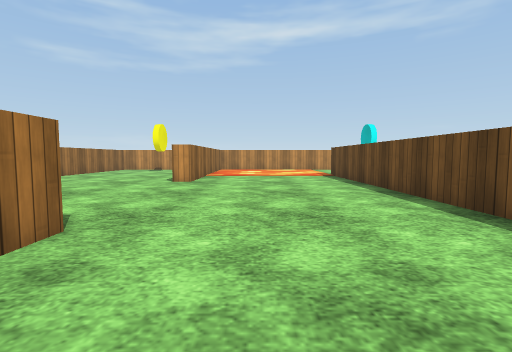
view 1 (above)

19 first-person views from a walk through a Unity game level. The camera is 0.68 m above the floor, tilts 4° down and sees 85° across. The floor is counted in squares, 1 m on a side. Each view is taken from the middle of a square. On the plan, view 1 faces up. The plan holds only what a view shows up to about 9 squares ahead; the rest is blank. Some surface patterns are stand-ins.

view 2
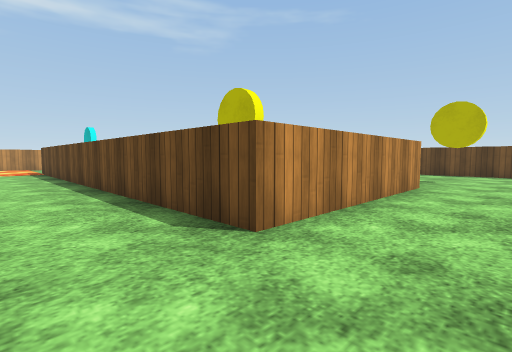

view 3
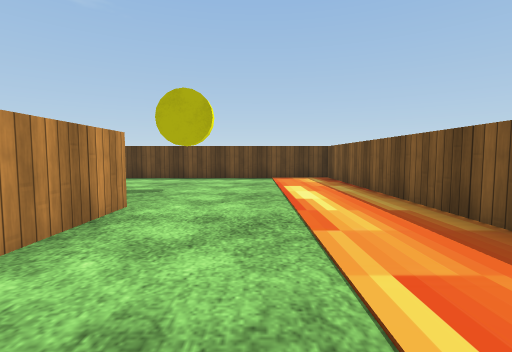

view 4
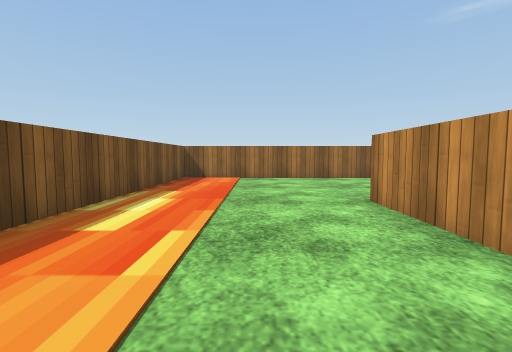

view 5
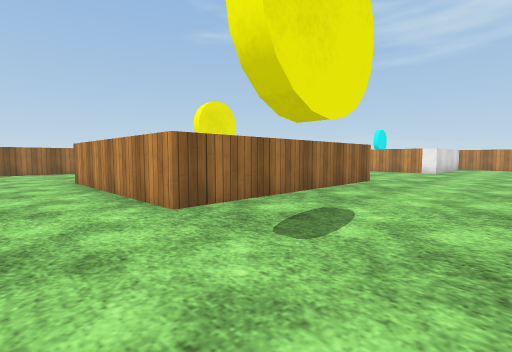

view 6
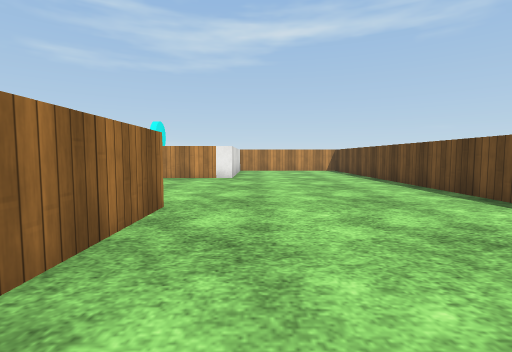

view 7
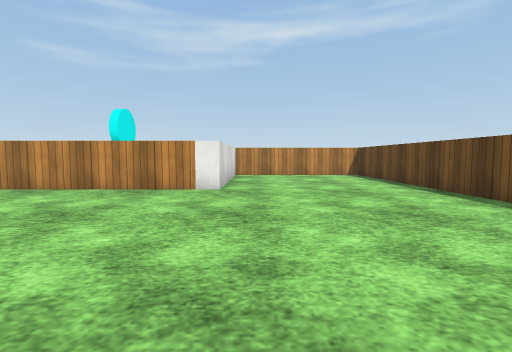

view 8
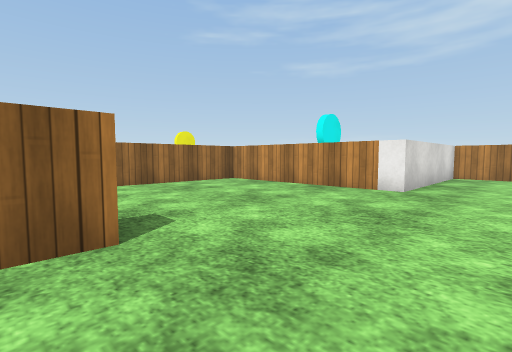

view 9
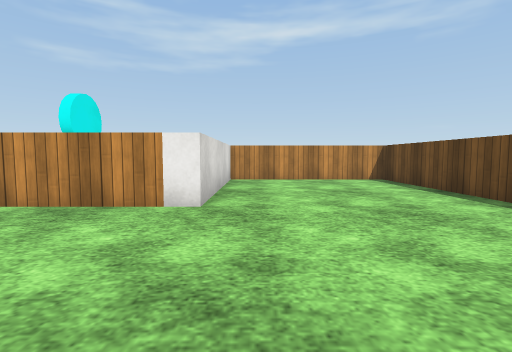

view 10
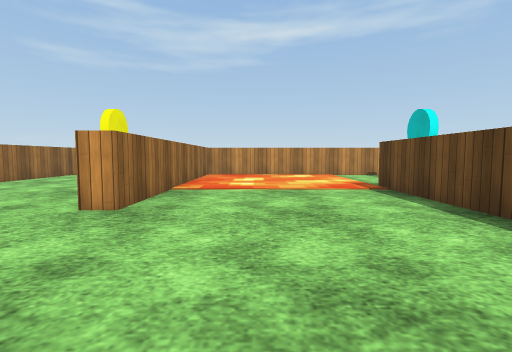

view 11
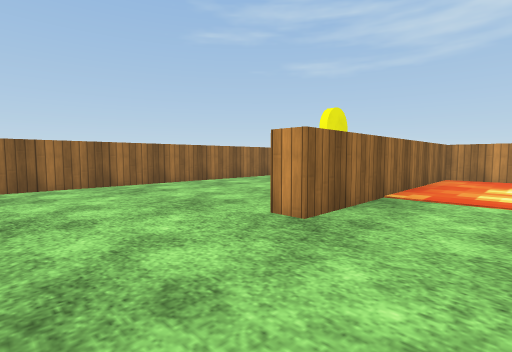

view 12
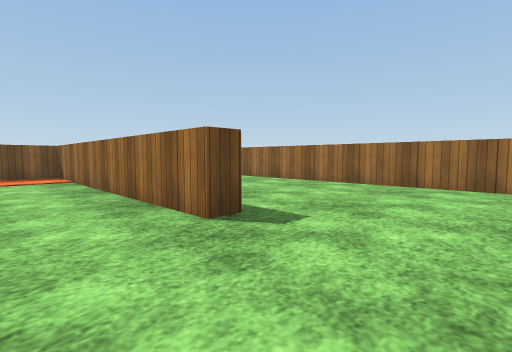

view 13
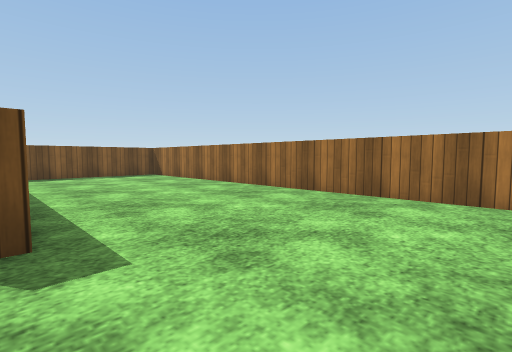

view 14
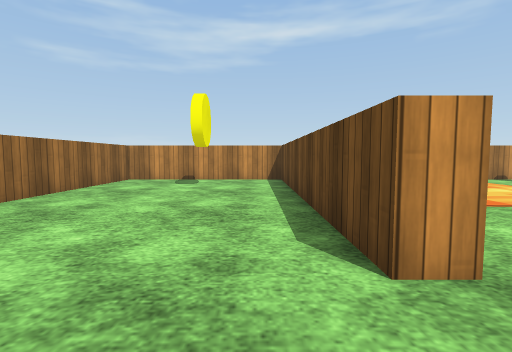

view 15
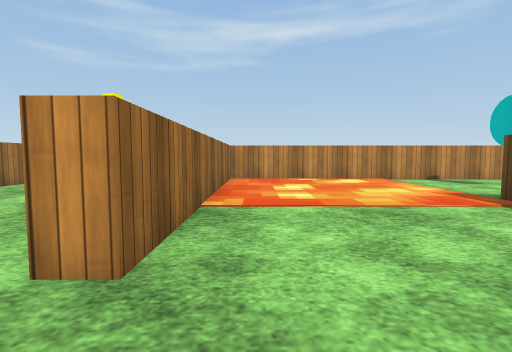

view 16
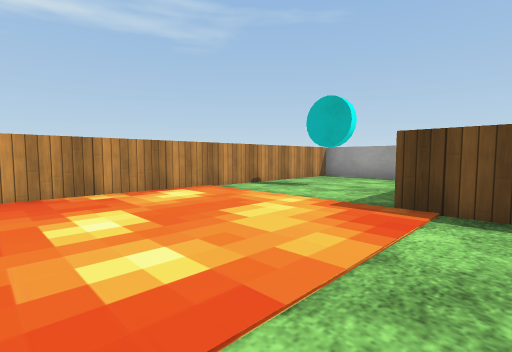

view 17
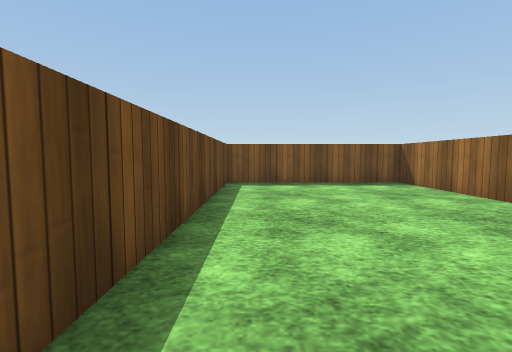

view 18
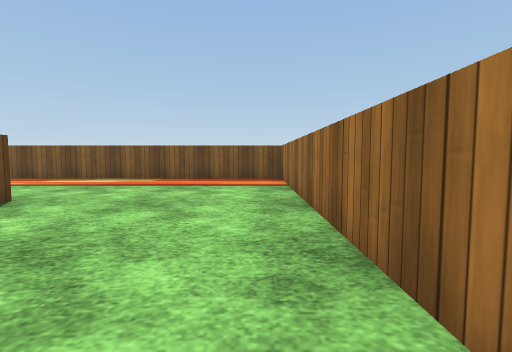

view 19
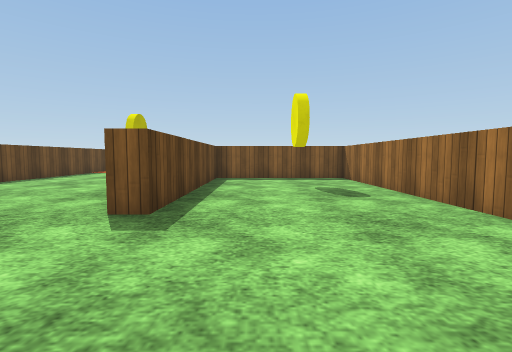

### Floor plan
Key: @ floor where view 1 was taken; # wall or solid block; . floor; ≈ liquid the walk keeps out of; C yellow coin; Y cyan disc.
Columns run from 7 left of view 1 to 13 right of it. Each row starts with its distance up from view 1.
 14 ######≈≈≈≈###########
 13 #..C.#≈≈≈≈≈.Y..#....#
 12 #..C.#≈≈≈≈≈.Y..#....#
 11 #....#≈≈≈≈≈....#....#
 10 #....#≈≈≈≈######....#
  9 #....#....#.........#
  8 #....#....#.........#
  7 #.........#.........#
  6 #.........#.........#
  5 #.........#.........#
  4 #.........#...#.....
  3 #.........#...#....
  2 #....#....#.C.#.....
  1 #....#....#.C.#.....#
  0 #....#.@..#...#.....#
 -1 #....#....#####..C..#
 -2 #....#...........C..#
 -3 #....#..............#
 -4 #....#≈≈≈≈≈≈≈≈≈≈≈≈≈≈#
 -5 #....#≈≈≈≈≈≈≈≈≈≈≈≈≈≈#
 -6 ##############

Where each view was taken, in squares from view 1:
view 1: 0 up, 0 right, facing up
view 2: 3 down, 1 right, facing up-right
view 3: 3 down, 4 right, facing right
view 4: 3 down, 7 right, facing left
view 5: 3 down, 11 right, facing up-left
view 6: 1 up, 9 right, facing up
view 7: 4 up, 9 right, facing up
view 8: 4 up, 10 right, facing up-left
view 9: 6 up, 9 right, facing up
view 10: 4 up, 0 right, facing up
view 11: 5 up, 0 right, facing up-left
view 12: 5 up, 0 right, facing down-left
view 13: 5 up, 2 left, facing down-left
view 14: 6 up, 3 left, facing up
view 15: 6 up, 1 left, facing up
view 16: 9 up, 1 left, facing up-right
view 17: 2 up, 3 left, facing down
view 18: 3 up, 1 left, facing down
view 19: 8 up, 6 right, facing down
